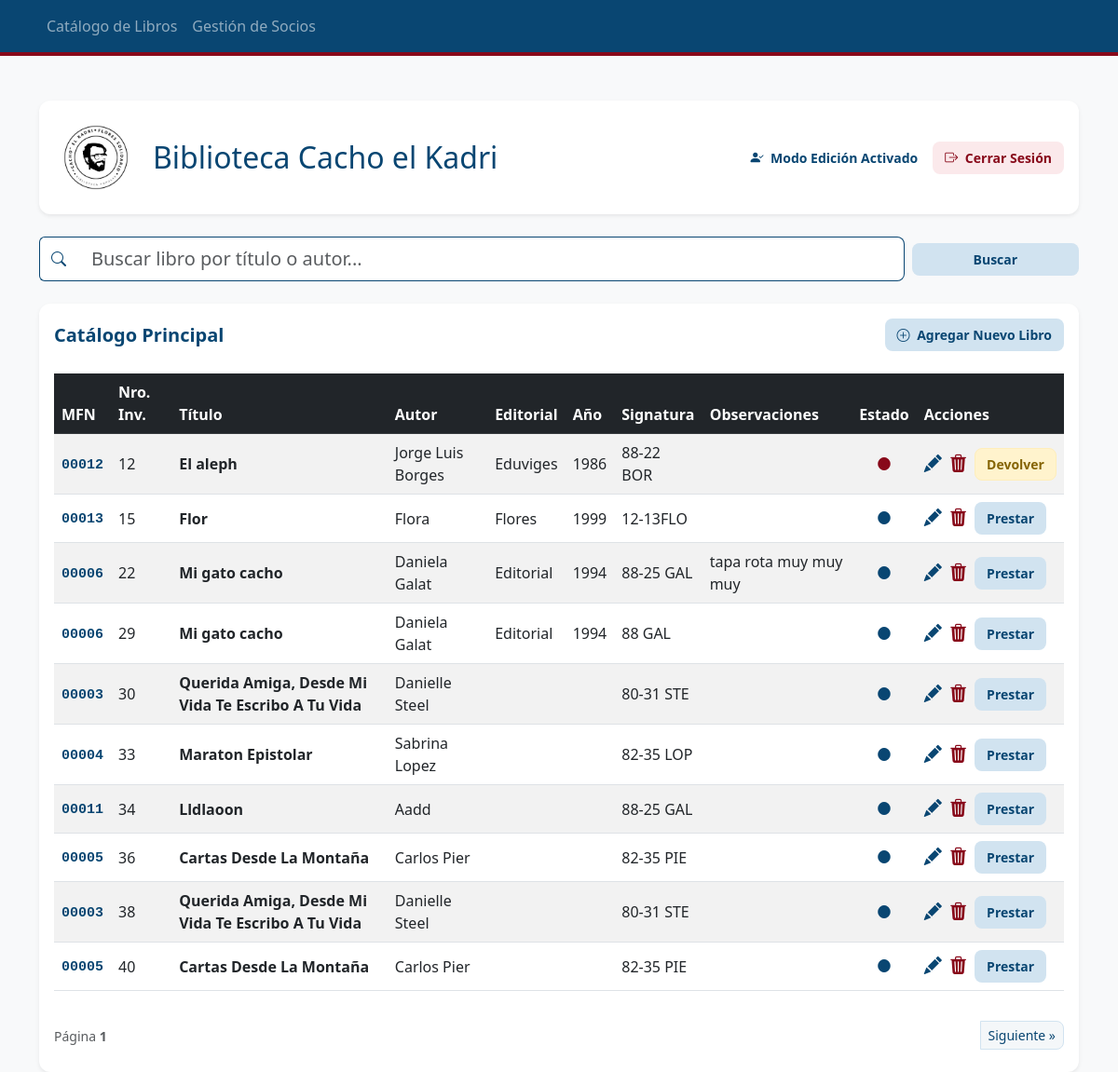
The page / (signed in) on the database its author committed.
### tables this page shows
CREATE TABLE Obras (
            mfn INTEGER PRIMARY KEY AUTOINCREMENT,
            titulo TEXT NOT NULL,
            autor TEXT NOT NULL,
            editorial TEXT,
            anio TEXT
        );

CREATE TABLE Ejemplares (
            nro_inventario INTEGER PRIMARY KEY,
            mfn_vinculado INTEGER,
            signatura_topografica TEXT NOT NULL,
            observaciones TEXT,
            FOREIGN KEY (mfn_vinculado) REFERENCES Obras (mfn)
        );

### app.py (the view)
@app.route('/')
def inicio():
    pagina = request.args.get('pagina', 1, type=int)
    libros_por_pagina = 10
    offset = (pagina - 1) * libros_por_pagina
    busqueda = request.args.get('q')
    conexion = sqlite3.connect("biblioteca.db")
    cursor = conexion.cursor()
    consulta_base = '''
        SELECT e.nro_inventario, o.titulo, o.autor, o.editorial, o.anio, e.signatura_topografica, e.observaciones, o.mfn,
               (SELECT id_prestamo FROM Prestamos p WHERE p.nro_inventario = e.nro_inventario AND p.fecha_devolucion IS NULL LIMIT 1) as estado_prestamo
        FROM Ejemplares e
        JOIN Obras o ON e.mfn_vinculado = o.mfn
    '''
    if busqueda:
        termino = f"%{busqueda}%"
        cursor.execute(consulta_base + " WHERE o.titulo LIKE ? OR o.autor LIKE ?", (termino, termino))
    else:
        cursor.execute(consulta_base + " LIMIT ? OFFSET ?", (libros_por_pagina, offset))
    lista_libros = cursor.fetchall()
    cursor.execute("SELECT COUNT(*) FROM Ejemplares")
    total_libros = cursor.fetchone()[0]
    tiene_siguiente = total_libros > (pagina * libros_por_pagina)
    conexion.close()
    return render_template('index.html',
                           libros=lista_libros,
                           busqueda=busqueda,
                           pagina=pagina,
                           tiene_siguiente=tiene_siguiente)

### templates/index.html (shortened to what this page needs)
{% extends 'layout.html' %}
{% block content %}
<form action="/" method="GET" class="mb-4">
    <div class="row g-2 align-items-center">
        <div class="col-12 {% if busqueda %}col-md-7 col-lg-8{% else %}col-md-9 col-lg-10{% endif %}">
            <div class="input-group">
                <span class="input-group-text bg-white" style="border: 1px solid #094672; border-right: none;">
                    <i class="bi bi-search" style="color: #094672;"></i>
                </span>
                <input type="text" name="q" class="form-control form-control-lg" placeholder="Buscar libro por título o autor..." value="{{ busqueda if busqueda else '' }}" style="border: 1px solid #094672; border-left: none; border-radius: 0 8px 8px 0;">
            </div>
        </div>
        <div class="col-12 {% if busqueda %}col-md-5 col-lg-4 d-flex gap-2{% else %}col-md-3 col-lg-2 d-grid{% endif %}">
            <button type="submit" class="btn btn-info btn-lg {% if busqueda %}flex-grow-1{% endif %}" style="font-weight: bold; border-radius: 8px;">
                Buscar
            </button>
        </div>
    </div>
</form>
<div class="card shadow-sm border-0" style="border-radius: 12px;">
    <div class="card-body">
        <div class="d-flex flex-column flex-sm-row justify-content-between align-items-sm-center mb-4 gap-2">
            <h5 class="card-title mb-0">Catálogo Principal</h5>
            <a href="/nuevo" class="btn btn-success">
                <i class="bi bi-plus-circle me-1"></i> Agregar Nuevo Libro
            </a>
        </div>
        <div class="table-responsive">
            <table class="table table-striped table-hover">
                <thead class="table-dark" style="background-color: #094672 !important;">
                    <tr>
                        <th>MFN</th>
                        <th>Nro. Inv.</th>
                        <th>Título</th>
                        <th>Autor</th>
                        <th>Editorial</th>
                        <th>Año</th>
                        <th>Signatura</th>
                        <th>Observaciones</th>
                        <th class="text-center">Estado</th>
                        <th>Acciones</th>
                    </tr>
                </thead>
                <tbody>
                    {% for libro in libros %}
                    <tr>
                        <td><span style="color: #094672; font-weight: bold; font-family: monospace; font-size: 15px;">{{ "%05d" | format(libro[7]) }}</span></td>
                        <td>{{ libro[0] }}</td>
                        <td class="fw-bold">{{ libro[1] }}</td>
                        <td>{{ libro[2] }}</td>
                        <td>{{ libro[3] }}</td>
                        <td>{{ libro[4] }}</td>
                        <td>{{ libro[5] }}</td>
                        <td>{{ libro[6] }}</td>
                        <td class="text-center" style="vertical-align: middle;">
                            {% if libro[8] %}
                                <span title="Prestado" style="color: #88091a; font-size: 18px; cursor: help;">●</span>
                            {% else %}
                                <span title="Disponible" style="color: #094672; font-size: 18px; cursor: help;">●</span>
                            {% endif %}
                        </td>
                        <td>
                            {% if session.get('admin') %}
                            <div class="d-flex align-items-center gap-2">
                                <a href="/editar/{{ libro[0] }}" title="Editar Libro" style="color: #094672; text-decoration: none; font-size: 1.2rem;">
                                    <i class="bi bi-pencil-fill"></i>
                                </a>
                                <a href="/borrar/{{ libro[0] }}" title="Borrar Libro" style="color: #88091a; text-decoration: none; font-size: 1.2rem;" onclick="return confirm('¿Seguro que querés borrar este libro de la biblioteca?')">
                                    <i class="bi bi-trash3-fill"></i>
                                </a>
                                {% if libro[8] %}
                                    <a href="/devolver/{{ libro[0] }}" class="btn btn-outline-warning btn-sm" style="background-color: #fff3cd !important; color: #856404 !important; border-color: #ffeeba !important; font-size: 12px; padding: 4px 8px;">Devolver</a>
                                {% else %}
                                    <a href="/prestar/{{ libro[0] }}" class="btn-style-mfn btn-sm" style="font-size: 12px; padding: 4px 8px;">Prestar</a>
                                {% endif %}
                            </div>
                            {% endif %}
                        </td>
                    </tr>
                    {% endfor %}
                </tbody>
            </table>
        </div>
        {% if not busqueda %}
        <div class="d-flex justify-content-between align-items-center mt-3 mb-2">
            <div>
                <span class="text-muted small">Página <strong>{{ pagina }}</strong></span>
            </div>
            <div class="btn-group">
                {% if tiene_siguiente %}
                    <a href="/?pagina={{ pagina + 1 }}" class="btn btn-outline-primary btn-sm" style="border-radius: 0 8px 8px 0 !important; background-color: #f4f7f9; color: #094672; border-color: #d1e3f0;">Siguiente &raquo;</a>
                {% endif %}
            </div>
        </div>
        {% endif %}
    </div>
</div>
{% endblock %}

### templates/layout.html (style rules this page uses)
body { background-color: #f4f7f9 !important; }
h1, h2, h5, .card-title { color: #094672 !important; font-weight: 700; }
.btn-primary, .btn-danger, .btn-success, .btn-info, .btn-warning, .btn-style-mfn, .btn-outline-secondary, .btn-outline-warning { border-radius: 8px !important; font-weight: bold !important; font-size: 14px !important; text-decoration: none !important; display: inline-block !important; padding: 6px 12px !important; vertical-align: middle !important; margin: 0 !important; border: 1px solid transparent !important; transition: all 0.2s; }
.btn-success, .btn-info, .btn-warning, .btn-style-mfn, .btn-outline-warning { background-color: #d1e3f0 !important; color: #094672 !important; }
table td { vertical-align: middle !important; }

### rows shown on the page
Ejemplares: nro_inventario "12", titulo "El aleph", autor "Jorge Luis Borges", editorial "Eduviges", anio "1986", signatura_topografica "88-22 BOR"
Obras: mfn "00012"
Ejemplares: nro_inventario "15", titulo "Flor", autor "Flora", editorial "Flores", anio "1999", signatura_topografica "12-13FLO"
Obras: mfn "00013"
Ejemplares: nro_inventario "22", titulo "Mi gato cacho", autor "Daniela Galat", editorial "Editorial", anio "1994", signatura_topografica "88-25 GAL", observaciones "tapa rota muy muy muy"
Obras: mfn "00006"
Ejemplares: nro_inventario "29", titulo "Mi gato cacho", autor "Daniela Galat", editorial "Editorial", anio "1994", signatura_topografica "88 GAL"
Ejemplares: nro_inventario "30", titulo "Querida Amiga, Desde Mi Vida Te Escribo A Tu Vida", autor "Danielle Steel", signatura_topografica "80-31 STE"
Obras: mfn "00003"
Ejemplares: nro_inventario "33", titulo "Maraton Epistolar", autor "Sabrina Lopez", signatura_topografica "82-35 LOP"
Obras: mfn "00004"
Ejemplares: nro_inventario "34", titulo "Lldlaoon", autor "Aadd", signatura_topografica "88-25 GAL"
Obras: mfn "00011"
Ejemplares: nro_inventario "36", titulo "Cartas Desde La Montaña", autor "Carlos Pier", signatura_topografica "82-35 PIE"
Obras: mfn "00005"
Ejemplares: nro_inventario "38", titulo "Querida Amiga, Desde Mi Vida Te Escribo A Tu Vida", autor "Danielle Steel", signatura_topografica "80-31 STE"
Ejemplares: nro_inventario "40", titulo "Cartas Desde La Montaña", autor "Carlos Pier", signatura_topografica "82-35 PIE"

### other values the page prints
{{ pagina }} "1"
